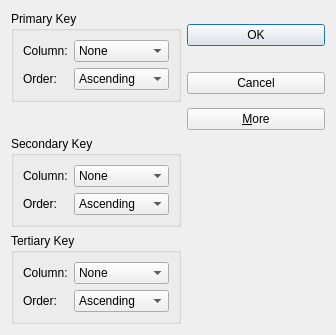
<?xml version="1.0" encoding="UTF-8"?>
<ui version="4.0">
 <class>SortDialog</class>
 <widget class="QDialog" name="SortDialog">
  <property name="geometry">
   <rect>
    <x>0</x>
    <y>0</y>
    <width>336</width>
    <height>299</height>
   </rect>
  </property>
  <property name="maximumSize">
   <size>
    <width>200000</width>
    <height>16777215</height>
   </size>
  </property>
  <property name="windowTitle">
   <string>SortDialog</string>
  </property>
  <layout class="QGridLayout" name="gridLayout_4">
   <item row="0" column="0" rowspan="2">
    <widget class="QGroupBox" name="PrimarygroupBox">
     <property name="title">
      <string>Primary Key</string>
     </property>
     <layout class="QGridLayout" name="gridLayout">
      <item row="0" column="0">
       <widget class="QLabel" name="label">
        <property name="text">
         <string>Column:</string>
        </property>
       </widget>
      </item>
      <item row="0" column="1">
       <widget class="QComboBox" name="PrimaryColumncomboBox">
        <item>
         <property name="text">
          <string>None</string>
         </property>
        </item>
       </widget>
      </item>
      <item row="1" column="0">
       <widget class="QLabel" name="label_2">
        <property name="text">
         <string>Order:</string>
        </property>
       </widget>
      </item>
      <item row="1" column="1">
       <widget class="QComboBox" name="PrimaryOrdercomboBox">
        <item>
         <property name="text">
          <string>Ascending</string>
         </property>
        </item>
        <item>
         <property name="text">
          <string>Descending</string>
         </property>
        </item>
       </widget>
      </item>
     </layout>
    </widget>
   </item>
   <item row="0" column="1">
    <widget class="QPushButton" name="OKpushButton">
     <property name="text">
      <string>OK</string>
     </property>
    </widget>
   </item>
   <item row="1" column="1">
    <widget class="QPushButton" name="CancelpushButton">
     <property name="text">
      <string>Cancel</string>
     </property>
    </widget>
   </item>
   <item row="2" column="0" rowspan="2">
    <spacer name="verticalSpacer_2">
     <property name="orientation">
      <enum>Qt::Vertical</enum>
     </property>
     <property name="sizeHint" stdset="0">
      <size>
       <width>20</width>
       <height>42</height>
      </size>
     </property>
    </spacer>
   </item>
   <item row="3" column="1">
    <widget class="QPushButton" name="MorepushButton">
     <property name="text">
      <string>&amp;More</string>
     </property>
     <property name="checkable">
      <bool>false</bool>
     </property>
    </widget>
   </item>
   <item row="4" column="0">
    <widget class="QGroupBox" name="SecondarygroupBox">
     <property name="title">
      <string>Secondary Key</string>
     </property>
     <layout class="QGridLayout" name="gridLayout_2">
      <item row="0" column="0">
       <widget class="QLabel" name="label_3">
        <property name="text">
         <string>Column:</string>
        </property>
       </widget>
      </item>
      <item row="0" column="1">
       <widget class="QComboBox" name="SecondaryColumncomboBox">
        <item>
         <property name="text">
          <string>None</string>
         </property>
        </item>
       </widget>
      </item>
      <item row="1" column="0">
       <widget class="QLabel" name="label_4">
        <property name="text">
         <string>Order:</string>
        </property>
       </widget>
      </item>
      <item row="1" column="1">
       <widget class="QComboBox" name="SecondaryOrdercomboBox">
        <item>
         <property name="text">
          <string>Ascending</string>
         </property>
        </item>
        <item>
         <property name="text">
          <string>Descending</string>
         </property>
        </item>
       </widget>
      </item>
     </layout>
    </widget>
   </item>
   <item row="5" column="0">
    <widget class="QGroupBox" name="TertiarygroupBox">
     <property name="title">
      <string>Tertiary Key</string>
     </property>
     <layout class="QGridLayout" name="gridLayout_3">
      <item row="0" column="0">
       <widget class="QLabel" name="label_5">
        <property name="text">
         <string>Column:</string>
        </property>
       </widget>
      </item>
      <item row="0" column="1">
       <widget class="QComboBox" name="TertiaryColumncomboBox">
        <item>
         <property name="text">
          <string>None</string>
         </property>
        </item>
       </widget>
      </item>
      <item row="1" column="0">
       <widget class="QLabel" name="label_6">
        <property name="text">
         <string>Order:</string>
        </property>
       </widget>
      </item>
      <item row="1" column="1">
       <widget class="QComboBox" name="TertiaryOrdercomboBox">
        <item>
         <property name="text">
          <string>Ascending</string>
         </property>
        </item>
        <item>
         <property name="text">
          <string>Descending</string>
         </property>
        </item>
       </widget>
      </item>
     </layout>
    </widget>
   </item>
   <item row="2" column="1">
    <spacer name="verticalSpacer_5">
     <property name="orientation">
      <enum>Qt::Vertical</enum>
     </property>
     <property name="sizeHint" stdset="0">
      <size>
       <width>20</width>
       <height>42</height>
      </size>
     </property>
    </spacer>
   </item>
  </layout>
  <zorder>PrimarygroupBox</zorder>
  <zorder>OKpushButton</zorder>
  <zorder>CancelpushButton</zorder>
  <zorder>MorepushButton</zorder>
  <zorder>verticalSpacer_2</zorder>
  <zorder>SecondarygroupBox</zorder>
  <zorder>TertiarygroupBox</zorder>
  <zorder>verticalSpacer_5</zorder>
 </widget>
 <resources/>
 <connections/>
</ui>
